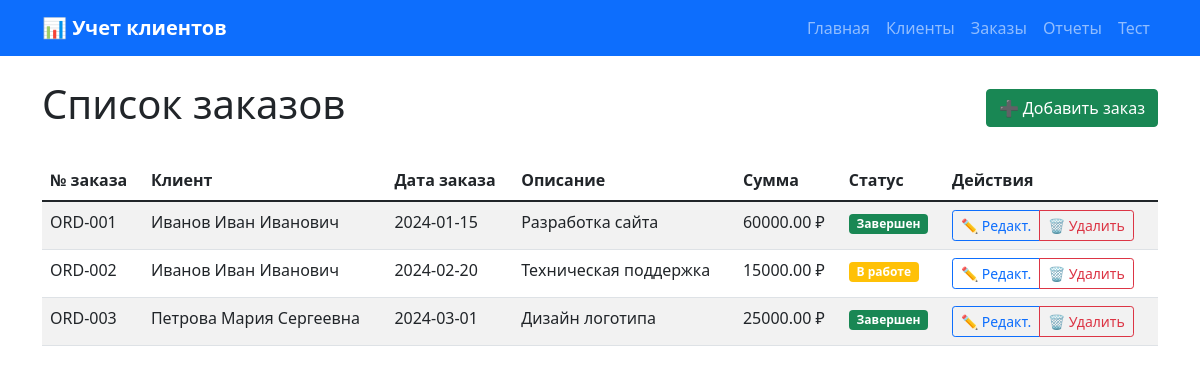
The page /orders on the database its author committed.
### tables this page shows
CREATE TABLE orders (
        id INTEGER PRIMARY KEY AUTOINCREMENT,
        client_id INTEGER NOT NULL,
        order_date DATE NOT NULL DEFAULT CURRENT_DATE,
        order_number TEXT NOT NULL UNIQUE,
        description TEXT,
        total_amount REAL NOT NULL DEFAULT 0.00,
        status TEXT NOT NULL DEFAULT 'Новый',
        created_at TIMESTAMP DEFAULT CURRENT_TIMESTAMP,
        FOREIGN KEY (client_id) REFERENCES clients (id)
    );

CREATE TABLE clients (
        id INTEGER PRIMARY KEY AUTOINCREMENT,
        last_name TEXT NOT NULL,
        first_name TEXT NOT NULL,
        middle_name TEXT,
        email TEXT,
        phone TEXT,
        registration_date DATE NOT NULL DEFAULT CURRENT_DATE,
        address TEXT,
        notes TEXT,
        created_at TIMESTAMP DEFAULT CURRENT_TIMESTAMP
    );

### app.py (the view)
@app.route('/orders')
def orders():
    conn = get_db()
    orders_data = conn.execute('''
        SELECT o.*, c.last_name, c.first_name, c.middle_name
        FROM orders o
        LEFT JOIN clients c ON o.client_id = c.id
        ORDER BY o.created_at DESC
    ''').fetchall()
    conn.close()
    return render_template('orders.html', orders=orders_data)

### app.py (called while the page is built)
def get_db():
    conn = sqlite3.connect('clients.db')
    conn.row_factory = sqlite3.Row
    return conn

### templates/orders.html
{% extends "base.html" %}
{% block content %}
<div class="d-flex justify-content-between align-items-center mb-4">
    <h1>Список заказов</h1>
    <a href="{{ url_for('add_order') }}" class="btn btn-success">➕ Добавить заказ</a>
</div>
{% if orders %}
    <div class="table-responsive">
        <table class="table table-striped">
            <thead>
                <tr>
                    <th>№ заказа</th>
                    <th>Клиент</th>
                    <th>Дата заказа</th>
                    <th>Описание</th>
                    <th>Сумма</th>
                    <th>Статус</th>
                    <th>Действия</th>
                </tr>
            </thead>
            <tbody>
                {% for order in orders %}
                <tr>
                    <td>{{ order.order_number }}</td>
                    <td>{{ order.last_name }} {{ order.first_name }} {{ order.middle_name or '' }}</td>
                    <td>{{ order.order_date }}</td>
                    <td>{{ order.description or '-' }}</td>
                    <td>{{ "%.2f"|format(order.total_amount) }} ₽</td>
                    <td>
                        <span class="badge
                            {% if order.status == 'Завершен' %}bg-success
                            {% elif order.status == 'В работе' %}bg-warning
                            {% else %}bg-secondary{% endif %}">
                            {{ order.status }}
                        </span>
                    </td>
                    <td>
                        <div class="btn-group btn-group-sm">
                            <a href="{{ url_for('edit_order', order_id=order.id) }}" class="btn btn-outline-primary">✏️ Редакт.</a>
                            <a href="{{ url_for('delete_order', order_id=order.id) }}" class="btn btn-outline-danger"
                               onclick="return confirm('Вы уверены, что хотите удалить заказ {{ order.order_number }}?')">🗑️ Удалить</a>
                        </div>
                    </td>
                </tr>
                {% endfor %}
            </tbody>
        </table>
    </div>
{% else %}
    <div class="alert alert-warning">
        Заказы не найдены. <a href="{{ url_for('add_order') }}">Добавьте первый заказ</a>.
    </div>
{% endif %}
{% endblock %}

### templates/base.html (shortened to what this page needs)
<!DOCTYPE html>
<html lang="ru">
<head>
    <link href="https://cdn.jsdelivr.net/npm/bootstrap@5.1.3/dist/css/bootstrap.min.css" rel="stylesheet">
</head>
<body>
    <nav class="navbar navbar-expand-lg navbar-dark bg-primary">
        <div class="container">
            <a class="navbar-brand" href="{{ url_for('index') }}">📊 Учет клиентов</a>
            <div class="navbar-nav">
                <a class="nav-link" href="{{ url_for('index') }}">Главная</a>
                <a class="nav-link" href="{{ url_for('clients') }}">Клиенты</a>
                <a class="nav-link" href="{{ url_for('orders') }}">Заказы</a>
                <a class="nav-link" href="{{ url_for('reports') }}">Отчеты</a>
                <a class="nav-link" href="{{ url_for('test') }}">Тест</a>
            </div>
        </div>
    </nav>
    <div class="container mt-4">
        {% block content %}{% endblock %}
    </div>
</body>
</html>

### templates/base.html (style rules this page uses)
.navbar-brand { font-weight: bold; }

### rows shown on the page
orders: order_number "ORD-001", last_name "Иванов", first_name "Иван", middle_name "Иванович", order_date "2024-01-15", description "Разработка сайта", total_amount "60000.00", status "Завершен"
orders: order_number "ORD-002", last_name "Иванов", first_name "Иван", middle_name "Иванович", order_date "2024-02-20", description "Техническая поддержка", total_amount "15000.00", status "В работе"
orders: order_number "ORD-003", last_name "Петрова", first_name "Мария", middle_name "Сергеевна", order_date "2024-03-01", description "Дизайн логотипа", total_amount "25000.00", status "Завершен"
